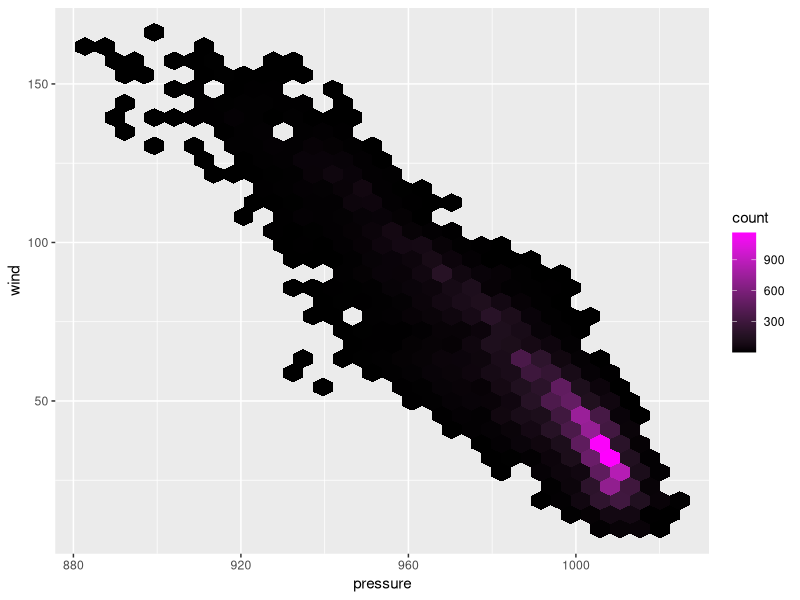

The R script that drew this image:
## ---- chunk 1
knitr::opts_chunk$set(echo = TRUE)
library(tidyverse)
library(hexbin)
## ---- chunk 2
install.packages("hexbin")
## ---- chunk 3
ggplot(data = storms, aes(x = pressure, y = wind)) +
  geom_hex() +
  scale_fill_gradient(low = "black", high = "magenta")
